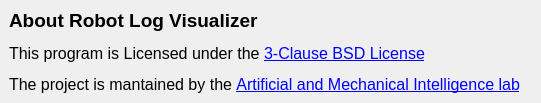
<?xml version="1.0" encoding="UTF-8"?>
<ui version="4.0">
 <class>aboutWindow</class>
 <widget class="QMainWindow" name="aboutWindow">
  <property name="geometry">
   <rect>
    <x>0</x>
    <y>0</y>
    <width>541</width>
    <height>102</height>
   </rect>
  </property>
  <property name="maximumSize">
   <size>
    <width>541</width>
    <height>102</height>
   </size>
  </property>
  <property name="windowTitle">
   <string>Robot Log Visualizer - About</string>
  </property>
  <widget class="QWidget" name="centralwidget">
   <layout class="QHBoxLayout" name="horizontalLayout">
    <item>
     <widget class="QLabel" name="label_2">
      <property name="enabled">
       <bool>true</bool>
      </property>
      <property name="text">
       <string>&lt;html&gt;&lt;head/&gt;&lt;body&gt;&lt;p&gt;&lt;span style=&quot; font-size:14pt; font-weight:600;&quot;&gt;About Robot Log Visualizer&lt;/span&gt;&lt;/p&gt;&lt;p&gt;&lt;span style=&quot; font-size:12pt;&quot;&gt;This program is Licensed under the &lt;/span&gt;&lt;a href=&quot;https://github.com/ami-iit/robot-log-visualizer/blob/main/LICENSE&quot;&gt;&lt;span style=&quot; font-size:12pt; text-decoration: underline; color:#0000ff;&quot;&gt;3-Clause BSD License&lt;/span&gt;&lt;/a&gt;&lt;/p&gt;&lt;p&gt;&lt;span style=&quot; font-size:12pt;&quot;&gt;The project is mantained by the &lt;/span&gt;&lt;a href=&quot;https://ami.iit.it/&quot;&gt;&lt;span style=&quot; font-size:12pt; text-decoration: underline; color:#0000ff;&quot;&gt;Artificial and Mechanical Intelligence lab&lt;/span&gt;&lt;/a&gt;&lt;/p&gt;&lt;/body&gt;&lt;/html&gt;</string>
      </property>
      <property name="openExternalLinks">
       <bool>true</bool>
      </property>
     </widget>
    </item>
   </layout>
  </widget>
 </widget>
 <resources/>
 <connections/>
</ui>
